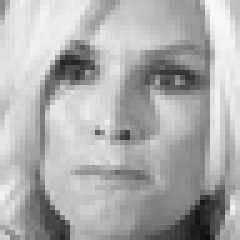
#> input picture dataFiles/train/angry/Training_33331.jpg, 48 x 48 px, found by its file name (shown 5 times larger); its folder holds only this picture in this run
$ jupyter execute image_processing.ipynb   (shell and % lines are left out)
#> lines starting #> are read from the running program, lines starting #| are printed output that depends on the picture
<center><h2><u>LetsGrowMore Virtual Internship Program Task - 10</u></h2></center>

<u>Face Expression Recognition</u>

Develop a system that recognizes facial expressions of input image and recommends the genre of music based on the detected emotions. The system will enhance user experience by providing personalized music genre recommendations aligned with their current emotional state.

[cell 1]
# connecting to google drive
from google.colab import drive
drive.mount('/content/drive')

[cell 2]
#changing to current working directory
import os

project_folder = "drive//MyDrive//faceExpressionRecognition"
os.chdir(project_folder)

os.getcwd()

**<u>Importing Libraries</u>**

[cell 3]
from os.path import join as join

import cv2

from tqdm import tqdm

import numpy as np
import random

import matplotlib.pyplot as plt

from jupyternotebook.constants import dict_expression_num

**<u>Exploratory Data Analysis</u>**

[cell 4]
dataset_folder = 'dataFiles//train'
dict_images_count = {'folder_name':[],
                     'count':[]}
no_folders = os.listdir(dataset_folder)
print(no_folders)
for folder_name in no_folders:
    folder_path = join(dataset_folder,folder_name)
    no_images = len(os.listdir(folder_path))
    dict_images_count['folder_name'].append(folder_name)
    dict_images_count['count'].append(no_images)
#> pass 2 of the loop `for folder_name in no_folders:`:

[cell 5]
# Create pie chart
plt.pie(dict_images_count['count'], labels=dict_images_count['folder_name'],
        autopct='%1.1f%%', shadow=True,
        startangle=140)

plt.axis('equal')

# Add a title
plt.title('Image dataset distribution')

# Show the plot
plt.show()
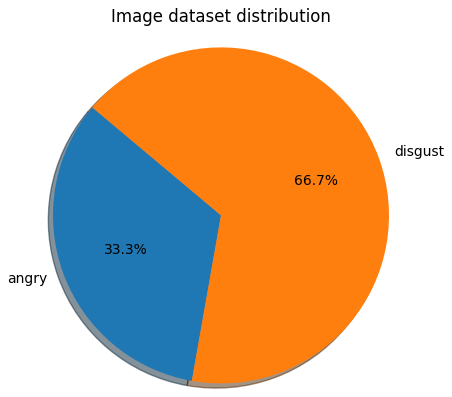
#> figure drawn by matplotlib, 1 panel

Image data set is totally imbalanced.

**<u>Train and test set preparation</u>**

[cell 6]
def prepare_train_dataset(data_set_path,
                          img_size=(64,64),
                          image_type='binary'):
    """
    """
#> called with data_set_path = 'dataFiles//train', img_size = (64, 64), image_type = 'binary'
    #lists used for training
    training_img = []
    training_label = []

    #lists for validation dataset
    valid_img = []
    valid_label = []

    folders = os.listdir(data_set_path)

    # Iterating over folders
    for folder in tqdm(folders):
        label = dict_expression_num[folder]

        folder_path = join(data_set_path,folder)

        i =1
        list_images = os.listdir(folder_path)

        for image in tqdm(list_images):
            image_path =  join(folder_path,image)

            # read input image and convert into gray scale image
            if image_type == "binary":
                img = cv2.imread(image_path,0)
#> img is the input picture: shape (48, 48); min 14, max 249, mean 172.9
            if image_type == "coloured":
                img = cv2.imread(image_path)

            # Resize the image
            img = cv2.resize(img,img_size)
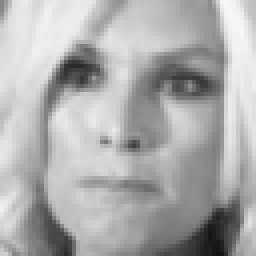
#> img: shape (64, 64) (shown 4 times larger); min 17, max 248, mean 172.8

            # split the  validation and training dataset as 10%
            # and 90% respectively
            if i%10 == 0:
                valid_img.append(img)
                valid_label.append([label])
            else:
                training_img.append(img)
                training_label.append([label])

            i+=1
#> pass 2 of the loop in prepare_train_dataset, `for folder in tqdm(folders):`:
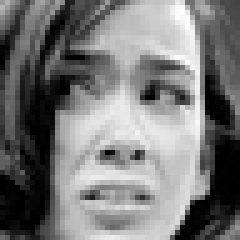
#> input picture dataFiles/train/disgust/Training_659019.jpg, 48 x 48 px, found by its file name (shown 5 times larger)
#> in prepare_train_dataset, img is the input picture: shape (48, 48); min 0, max 255, mean 120.1
#> in prepare_train_dataset, `img = cv2.resize(img,img_size)`:
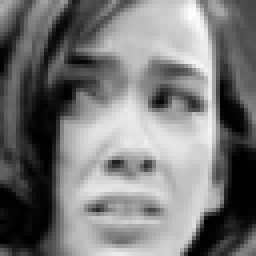
#> img: shape (64, 64) (shown 4 times larger); min 0, max 254, mean 120.1

    shuffle_training = list(zip(training_img,
                               training_label))

    random.shuffle(shuffle_training)

    training_img,training_label = zip(*shuffle_training)

    return training_img,training_label,valid_img, valid_label
